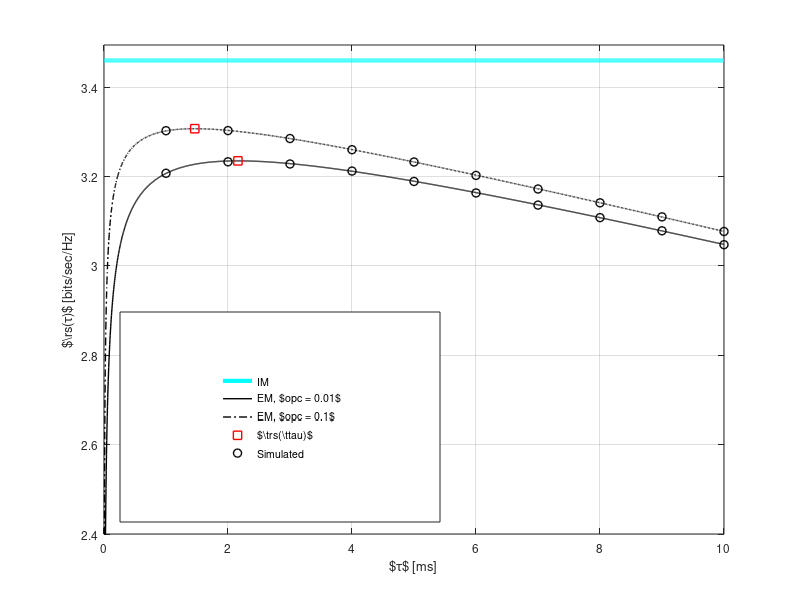

Recreate this plot in MATLAB. (Note: this script raises an error after producing the figure.)
%                                
%        Description: This m-file considers the Estimation-Throughput tradeoff 
%        for the AWGN channel.  
%        (When an outage constraint is established over the power received at PR)        
%
%        Clearly the regulated power is distributed according non central
%        chi-2 distribution. However to simplify the analysis we
%        approximate the non central distribution against the Gamma
%        distribution.
%        
%        The simulation is performed to show the following:
%        1) Analyse the throughput vs estimation curves
%        2) Confirm the theoretical analysis vs simulation results
%
%        Created on: 04.08.15
%        Revision History: 04.08.15 --> File generated   
%  
%%%%%%%%%%%%%%%%%%%%%%%%%%%%%%%%%%%%%%%%%%%%%%%%%%%%%%%%%%%%%%%%%%%%%%%%%%%

clear all;
close all;
clc;

sim = 00;                                      % Enable( = 1) to perform simulation, theoretical analysis
th = 00;                                       % disable ( = 0) to plot curves, data is read from a file
                                              % Theoretical anaylsis is also included of simulation as
                                              % numerical integration is involved
%%%%%%%%%%%%%%%%%%%%%%%%%%%%%%%%%%%%%%%%%%%%%%%%%%%%%%%%%%%%%%%%%%%%%%%%%%%
%   Parameters
%%%%%%%%%%%%%%%%%%%%%%%%%%%%%%%%%%%%%%%%%%%%%%%%%%%%%%%%%%%%%%%%%%%%%%%%%%%
P_tran = -00;                                  % Power transmitted by PR, the SNR received at ST can be 
                                              % varried using this parameter
noise_power = -100;                           % noise power -100 dBm
I_T = -110;                                   % Interference temperature -80 dBm
f_s = 1e6;                                    % 1 MHz one band
K = 0.1 * f_s;                                % K = Total number of samples in a frame = T * f_s, T = 100 ms WRAN standard
alpha_true_p = 100;                           % True Path loss between ST and PR  to achieve P_p = IT  
alpha_true_s = 080;                           % True Path loss between ST and SR  to achieve P_p = IT  
epsilon = 0.10;                               % Outage Probability constraint at PR
snr = 10^(P_tran/10) * 10^(-alpha_true_p/10)...  % snr received at the PR
    / 10^(noise_power/10);
P_reg_max = 10^(-00/10);                       % Maximum Trasmit Power Constraint

%%%%%%%%%%%%%%%%%%%%%%%%%%%%%%%%%%%%%%%%%%%%%%%%%%%%%%%%%%%%%%%%%%%%%%%%%%%
%   Simulation
%%%%%%%%%%%%%%%%%%%%%%%%%%%%%%%%%%%%%%%%%%%%%%%%%%%%%%%%%%%%%%%%%%%%%%%%%%%


if sim
    M = 5e4;                                  % Number of realizations 
    N_sim = ceil([0.5:0.5:20] * (1e-3 * f_s));    % N = Total of samples used for estimation = tau * f_s 
    P_reg_sim = zeros(1, length(N_sim));      % Regulated transmitted power at ST
    P_rcvd_sim = zeros(1, M);                 % Received Power at ST

    Exp_R_sim = zeros(1,length(N_sim));       % Expected throughput  
    num_tp = 1000;                            % Number of test points
    for i=1:length(N_sim)
        disp(strcat('N = ',num2str(N_sim(i)))); 
        parfor j=1:M
            % Estimate the received power P_reg with additive noise amplitude (zero mean and noise variance) 
            samples = sqrt(10^((P_tran)/10) * 10^(-alpha_true_p/10)) * ones(1, N_sim(i)) + random('norm', 0, sqrt(10^(noise_power/10)), 1, N_sim(i));
            % Checkpoint 
            % Here the samples must be Gaussian distributed with mean = 10^(P_reg/10), 
            % examine by ploting the histogram, hist(samples, 100)
            P_rcvd_sim(j) = mean(samples.^2);                      
            
        end            
            % Perform power control over the received samples, 
            % hist(P_reg_sim(i,:), 200)
            % print(gcf,'-dpdf','../figures/hist_P_reg')
            test_points = linspace(min(P_rcvd_sim), max(P_rcvd_sim), num_tp);
            for k=1:num_tp
                %(length(find(P_rcvd_sim < test_points(k)))/M)
                if (length(find(P_rcvd_sim < test_points(k)))/M) >= (1 - epsilon)   
                    P_reg_sim(i) = 10^(I_T/10) * 10^(P_tran/10) /...
                        (test_points(k) - 10^(noise_power/10));       
                    break;
                end
            end            
       
          
            Exp_R_sim(i) = (K- N_sim(i))/K * log2(1 + 10^(-alpha_true_s/10) * P_reg_sim(i) / 10^(noise_power/10));     
            
            disp(strcat('Exp_R_sim(i) = ',num2str(Exp_R_sim(i)))); 
            disp(strcat('P_reg_sim(i) = ',num2str(P_reg_sim(i)))); 
    end
    save('results_thr_est_time_tradeoff_AWGN_wo_nu_snr_m00_e10_sim.mat');
    if ~th      % If theoretical analysis is already simulated the computation ends here.
        quit;
    end
end
    
%%%%%%%%%%%%%%%%%%%%%%%%%%%%%%%%%%%%%%%%%%%%%%%%%%%%%%%%%%%%%%%%%%%%%%%%%%%
%   Theoretical analysis
%%%%%%%%%%%%%%%%%%%%%%%%%%%%%%%%%%%%%%%%%%%%%%%%%%%%%%%%%%%%%%%%%%%%%%%%%%%
if th
   %% Theoretical parameters
    N_th = [4:4:20000];                           % N = Total of samples used for estimation = tau * f_s 
    P_reg_th = zeros(1,length(N_th));             % Expected power regulated by ST
    Exp_R_th = zeros(1,length(N_th));             % Expected throughput  

    for i=1:length(N_th)       
        disp(strcat('N = ',num2str(i)));             
           
       %% Determining the performance meterics --> Exp_R
       %% Expected values           
       
       %% Gamma Approximation to the non-central chi-squared distribution
       mean = 10^(noise_power/10) * (1 + snr);       
       var = (10^(noise_power/10))^2/N_th(i) * ( 2 + 4 * snr); 
       
       b = var/mean;
       a = mean/b;
       
       %% Determine the controlled power
       P_reg_th(i) =  min(P_reg_max, 10^(I_T/10) * 10^(P_tran/10) / (b * gammaincinv((1 - epsilon),a)...
           - 10^(noise_power/10)));       
      
       %% Expected Rate
        Exp_R_th(i) = (K- N_th(i))/K * log2(1 + P_reg_th(i) * 10^(-alpha_true_s/10) /...
            10^(noise_power/10));
        disp(strcat('Exp_R_th(i) = ',num2str(Exp_R_th(i)))); 
        disp(strcat('P_reg_th(i) = ',num2str(P_reg_th(i)))); 
    end
    %%%%%%%%%%%%%%%%%%%%%%%%%%%%%%%%%%%%%%%%%%%%%%%%%%%%%%%%%%%%%%%%%%%%%%%%%%%
    %   Finding optimum estimation time
    %%%%%%%%%%%%%%%%%%%%%%%%%%%%%%%%%%%%%%%%%%%%%%%%%%%%%%%%%%%%%%%%%%%%%%%%%%%
    % Optimum throughput for the ideal model
    [Exp_R_opt index] = max(Exp_R_th);
    N_opt = N_th(index);

    save('results_thr_est_time_tradeoff_AWGN_wo_nu_snr_m00_e10_th.mat');
    quit;
end

time = 10000;
%%%%%%%%%%%%%%%%%%%%%%%%%%%%%%%%%%%%%%%%%%%%%%%%%%%%%%%%%%%%%%%%%%%%%%%%%%%
%   Plot curves theoretical analysis
%%%%%%%%%%%%%%%%%%%%%%%%%%%%%%%%%%%%%%%%%%%%%%%%%%%%%%%%%%%%%%%%%%%%%%%%%%%
load('results_thr_est_time_tradeoff_AWGN_wo_nu_snr_m00_e01_th.mat');
%pbaspect([1 0.3 1]);
[values scope_th] = find(N_th <= time);

Fontsize = 8.5;
h2 = plot(N_th(scope_th) * 1e-3, Exp_R_th(scope_th), 'k', 'LineWidth', 1);



%% Ideal Model
Exp_R_id = log2(1 + 10^(I_T/10) * 10^(P_tran/10) * 10^(-alpha_true_s/10)...
    / (10^(-alpha_true_p/10) *  10^(noise_power/10)));
hold on,
h1 = plot(N_th(scope_th) * 1e-3, Exp_R_id * ones(1, length(N_th(scope_th))), 'c', 'LineWidth', 3);


Y_min = min(Exp_R_th(scope_th));
Y_max = max(Exp_R_id);

load('results_thr_est_time_tradeoff_AWGN_wo_nu_snr_m00_e10_th.mat');
%pbaspect([1 0.3 1]);
h5 = plot(N_th(scope_th) * 1e-3, Exp_R_th(scope_th), 'k-.', 'LineWidth', 1);


%%%%%%%%%%%%%%%%%%%%%%%%%%%%%%%%%%%%%%%%%%%%%%%%%%%%%%%%%%%%%%%%%%%%%%%%%%%
%   Plot curves simulation
%%%%%%%%%%%%%%%%%%%%%%%%%%%%%%%%%%%%%%%%%%%%%%%%%%%%%%%%%%%%%%%%%%%%%%%%%%%
load('results_thr_est_time_tradeoff_AWGN_wo_nu_snr_m00_e01_sim.mat');

[values scope_sim] = find(N_sim <= time);
scope_sim = scope_sim(2:2:end);

hold on,
h4 = plot(N_sim(scope_sim) * 1e-3, Exp_R_sim(scope_sim), 'ko', 'LineWidth', 1);

load('results_thr_est_time_tradeoff_AWGN_wo_nu_snr_m00_e10_sim.mat');
hold on,
plot(N_sim(scope_sim) * 1e-3, Exp_R_sim(scope_sim), 'ko', 'LineWidth', 1);
grid on;


%%%%%%%%%%%%%%%%%%%%%%%%%%%%%%%%%%%%%%%%%%%%%%%%%%%%%%%%%%%%%%%%%%%%%%%%%%%
%   Plot curves simulation
%%%%%%%%%%%%%%%%%%%%%%%%%%%%%%%%%%%%%%%%%%%%%%%%%%%%%%%%%%%%%%%%%%%%%%%%%%%
load('results_thr_est_time_tradeoff_AWGN_wo_nu_snr_m00_e01_th.mat');
hold on,
h3 = plot(N_opt * 1e-3, Exp_R_opt, 'rs', 'LineWidth', 1);
load('results_thr_est_time_tradeoff_AWGN_wo_nu_snr_m00_e10_th.mat');
hold on,
plot(N_opt * 1e-3, Exp_R_opt, 'rs', 'LineWidth', 1);

axis([0 max(N_th(scope_th)) * 1e-3  2.4 Y_max  * 1.01]);
ylabel('$\rs(\tau)$ [bits/sec/Hz]','FontSize',Fontsize);
xlabel('$\tau$ [ms]','FontSize',Fontsize);
hl = legend([h1 h2 h5 h3 h4],'IM','EM, $\opc = 0.01$', 'EM, $\opc = 0.1$', '$\trs(\ttau)$', 'Simulated');
%set(hl, 'position',[0.725 0.12 0.15 0.31]);
set(hl, 'position',[0.15 0.13 0.4 0.35]);
set(gca,'FontSize',Fontsize);
laprint(1, '../figures/fig_thr_est_time_tradeoff_AWGN', 'options', 'factory', 'width', 8, 'scalefonts',...
    'on', 'factor',0.5, 'keepfontprops', 'on');
